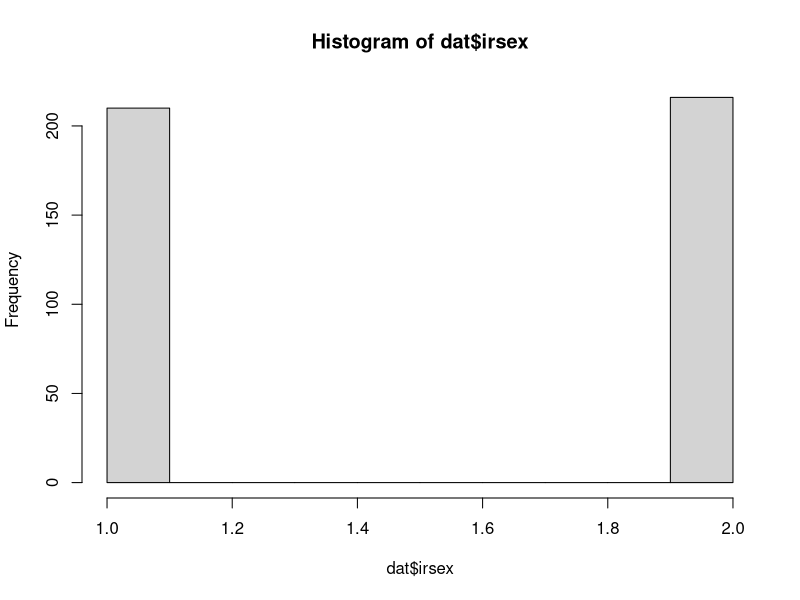
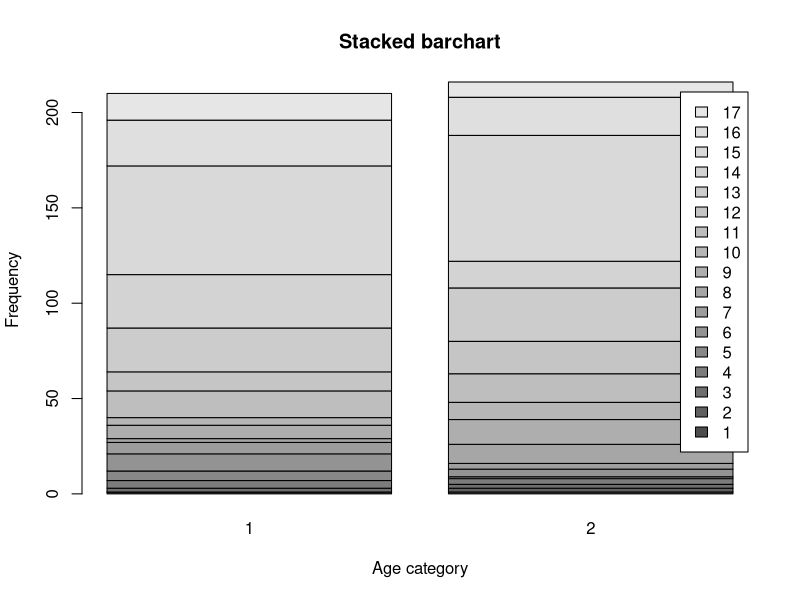
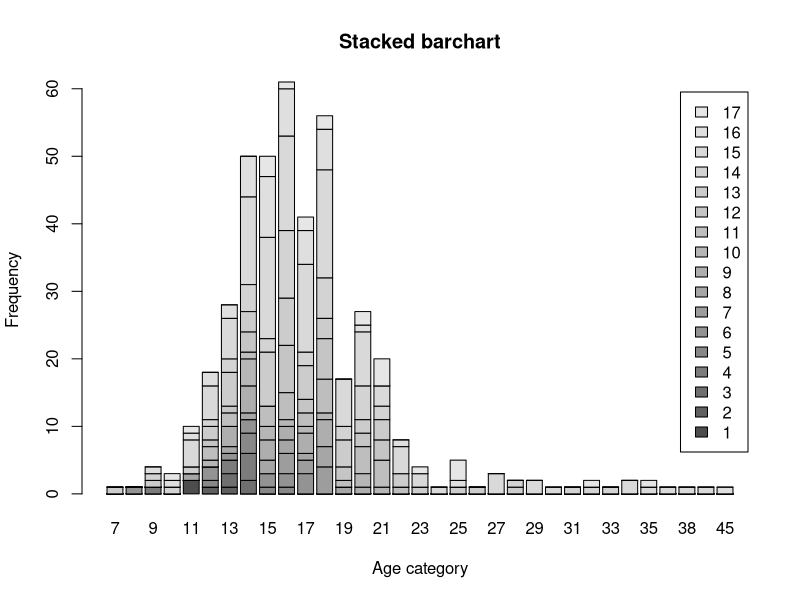
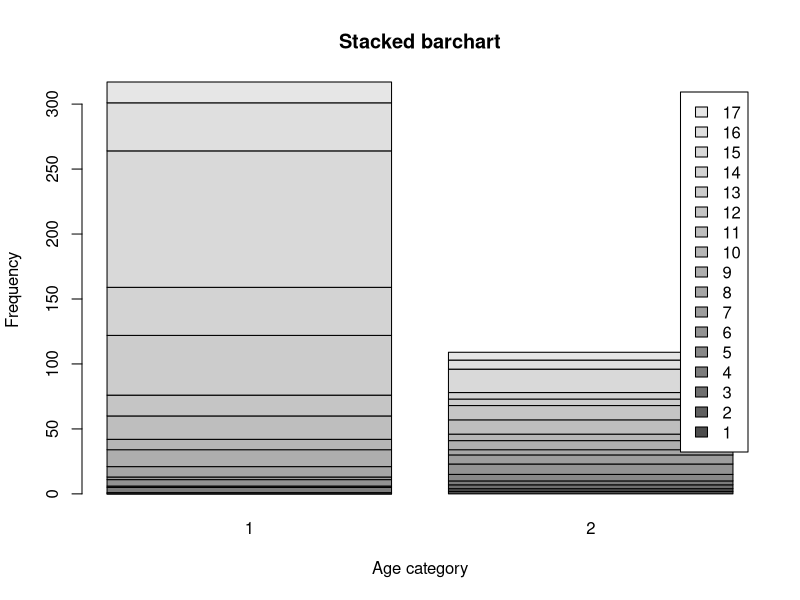
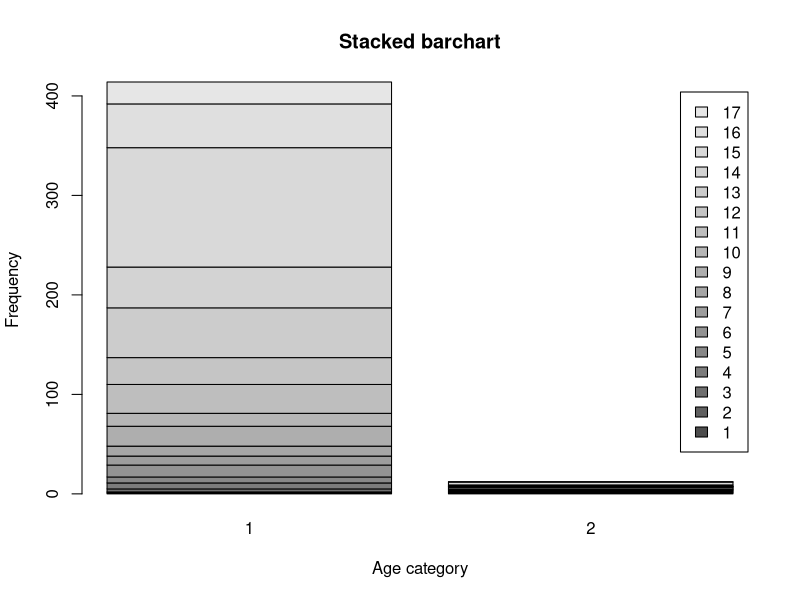
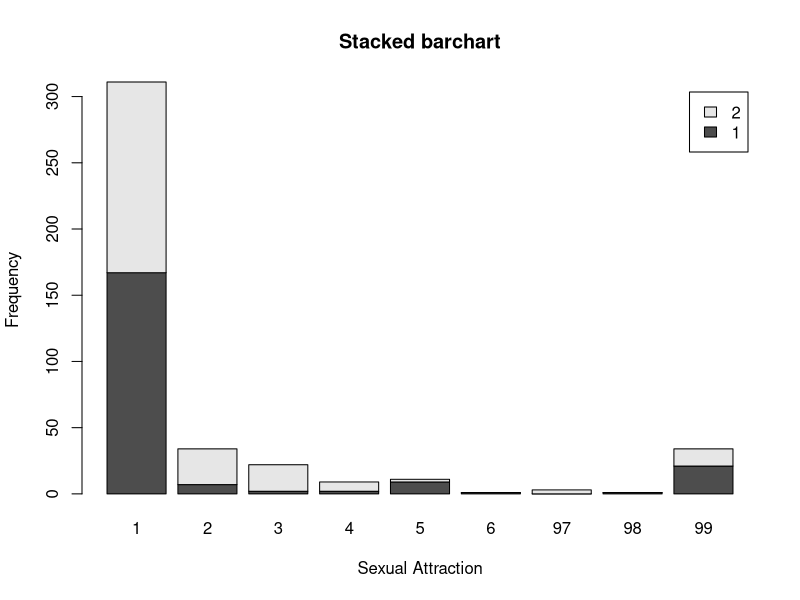
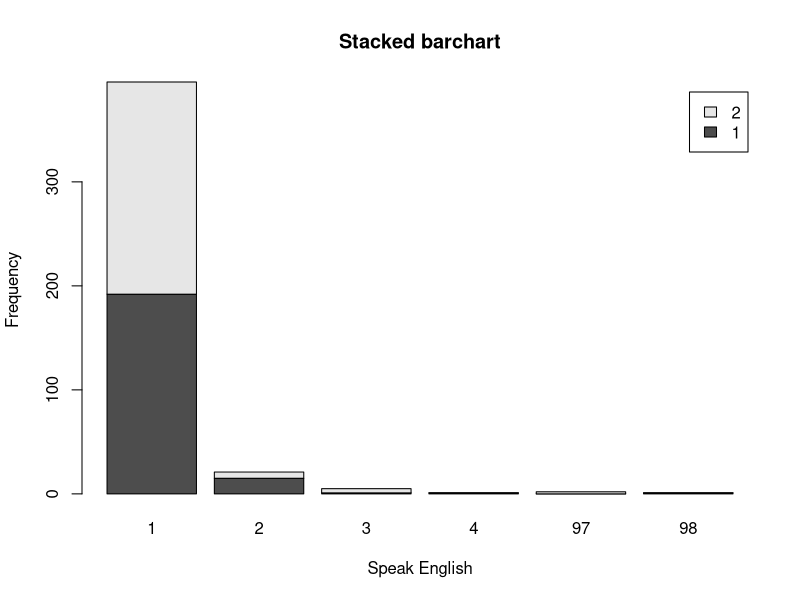

The R source for these figures, in order:
# Title: Assignment 2
# Subtitle: Crim 250: Statistics for the Social Sciences
# Name: Aisha Njie
# Date: 09/23/2021

# Problem 1: Load data

# Set your working directory to the folder where you downloaded the data.
setwd("/Users/isatounjie/Documents/Assignment 2") 

# Read the data
dat <- read.csv("dat.nsduh.small.csv") 

# What are the dimensions of the dataset? 
names(dat)
#Answer: The dimensions of the dataset are mjage, cigever, alecever, AGE2, sexatract, speakengl, and irsex. 

## Problem 2: Variables
class(dat$mjage)
class(dat$cigever)
class(dat$alcever)
class(dat$AGE2)
class(dat$sexatract)
class(dat$speakengl)
class(dat$irsex)
# Describe the variables in the dataset.
#Answer: It appears that mjage, cigever, alcever, AGE2, sexatract, and speakengl are all ordinal variables and irsex is a categorical variable. It could also be regarded as an ordinal variable. In terms of r type, they are all intergers.  

# What is this dataset about? Who collected the data, what kind of sample is it, and what was the purpose of generating the data?
#Answer: This dataset observes the age at which participants first tried marijuana, first started smoking cigarettes every day,first tried alcohol, what they identify as in terms of gender, their sexual attraction,  how well they speak English as well as the final recorded age of the participants. The data was collected from The National Survey on Drug Use and Health, specifically RTI International. Even though participants are selected and then interviewed, I believe this is an example of simple random sampling. Paticipants aren't chosen just because they fit a certain criteria. 

## Problem 3: Age and gender

# What is the age distribution of the sample like? Make sure you read the codebook to know what the variable values mean.
#Answer: Ranges 1-10 signify a participant at one, specific age, however ranges 11-12 signify an option between two ages, and ranges 13-16 signify a range of ages. 17 signifies the largest range with participants that are 65 or older. 

# Do you think this age distribution representative of the US population? Why or why  not?
#Answer: Yes, I believe this is representative of the US population in the context of this study. Children start experimenting (in terms of drugs, sex, and alcohol) around the age of 12. Also, it is unlikely to receive parental consent for a study like this for children that are too young. 

# Is the sample balanced in terms of gender? If not, are there more females or males?
hist(dat$irsex)
#Answer: This sample is balanced, there are 200 participants that identify as female and 200 that identify as male.

# Use this code to draw a stacked bar plot to view the relationship between sex and age. What can you conclude from this plot?
table(dat$AGE2,dat$irsex)
tab.agesex <- table(dat$AGE2,dat$irsex)
barplot(tab.agesex,
        main = "Stacked barchart",
        xlab = "Age category", ylab = "Frequency",
        legend.text = rownames(tab.agesex),
        beside = FALSE) # Stacked bars (default)
#Answer: There seems to be an equal spread in age regardless of gender. However, the frequency of older-aged women is slightly higher than that of men.  

## Problem 4: Substance use
table(dat$AGE2,dat$mjage)
table(dat$AGE2,dat$cigever)
table(dat$AGE2,dat$alcever)
# For which of the three substances included in the dataset (marijuana, alcohol, and cigarettes) do individuals tend to use the substance earlier?
#Individuals tend to use alcohol earliest. 

#CHECKING ANSWER

table(dat$AGE2,dat$mjage)
tab.agemjage <- table(dat$AGE2,dat$mjage)
barplot(tab.agemjage,
        main = "Stacked barchart",
        xlab = "Age category", ylab = "Frequency",
        legend.text = rownames(tab.agemjage),
        beside = FALSE) # Stacked bars (default)
#Earliest age range is 7. 

table(dat$AGE2,dat$cigever)
tab.agecigever <- table(dat$AGE2,dat$cigever)
barplot(tab.agecigever,
        main = "Stacked barchart",
        xlab = "Age category", ylab = "Frequency",
        legend.text = rownames(tab.agecigever),
        beside = FALSE) # Stacked bars (default)
#Earliest age range is 6. 

table(dat$AGE2,dat$alcever)
tab.agealcever <- table(dat$AGE2,dat$alcever)
barplot(tab.agealcever,
        main = "Stacked barchart",
        xlab = "Age category", ylab = "Frequency",
        legend.text = rownames(tab.agealcever),
        beside = FALSE) # Stacked bars (default)
#Earliest age range is 6. 
#Alcohol and cigarettes start at the same age range, but the interval in alcohol's barchat is bigger, so more individuals start alcohol earlier.


## Problem 5: Sexual attraction

# What does the distribution of sexual attraction look like? Is this what you expected?
table(dat$irsex,dat$sexatract)
tab.irsexatract <- table(dat$irsex,dat$sexatract)
barplot(tab.irsexatract,
        main = "Stacked barchart",
        xlab = "Sexual Attraction", ylab = "Frequency",
        legend.text = rownames(tab.irsexatract),
        beside = FALSE) # Stacked bars (default)
#Answer: There seems to be an equal distribution among men and women for "I am only attracted to the oppisote sex." From there, the numbers are very low with individuals in 97, 98, 99 not even answering the question. I am not surprised. There's a great deal of non-binary, intersex, transgender, and other sexual identities outside of male and female that aren't accounted for. Furthermore, these individuals left out would most likely not be in the first category, thus evening out the distribution of the data. 

# What is the distribution of sexual attraction by gender? 
#Answer: There's an equal number of men and women who are only attracted to the same sex. More women stated that there are mostly attracted to the same sex, equally attracted to the oppisote sex, and mostly attracted to same sex while more men stated that there are only attracted to the same sex and not sure. More women refused to answer, but more men left the question blank and or skipped it. 

## Problem 6: English speaking

# What does the distribution of English speaking look like in the sample? Is this what you might expect for a random sample of the US population?
table(dat$irsex,dat$speakengl)
tab.irsexspeakengl <- table(dat$irsex,dat$speakengl)
barplot(tab.irsexspeakengl,
        main = "Stacked barchart",
        xlab = "Speak English", ylab = "Frequency",
        legend.text = rownames(tab.irsexspeakengl),
        beside = FALSE) # Stacked bars (default)
#Answer: There is an extremely high frequency of individuals that can speak english very well. A small percentage of individuals refused or left this question blank. Another small group of individuals stated they spoke english well. 

# Are there more English speaker females or males?
#Answer: There are more female English speakers. 









